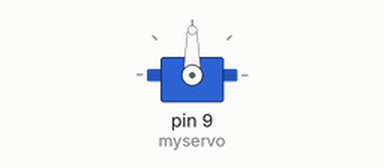
This sketch was run on a simulated Arduino Uno, built with avr-gcc and run on an emulated ATmega328P. On the bench: servo.

Above: at 0.05 s.
At 4.0 s:
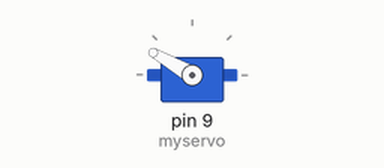
At 8.0 s:
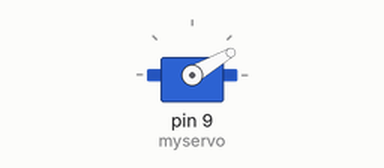
Timing chart, 0 to 11.7 s (numbered marks = the images above):
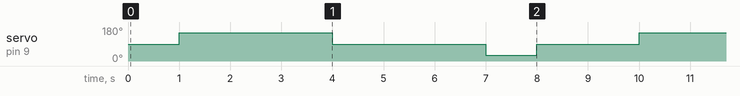

Measured:
- by itself, servo on pin 9 (myservo): repeats every 9.0 s: 90° 3.0 s, 30° 1.0 s, 90° 2.0 s, 150° 3.0 s

The sketch:

servo.ino
```cpp
#include <Servo.h>   // Подключаем библиотеку для сервоприводом
// Создаем объект для сервопривода

Servo myservo;

 void setup() {
   // Выбираем пин к которому подключен сервопривод
   myservo.attach(9); // или 10, если воткнули в крайний разъём
   // Поворачиваем сервопривод в положение 0 градусов при каждом включении
   myservo.write(10);
   // Пауза 5 секунд
}

void loop() {


myservo.write(90); // Поворот сервы на угол 90 градусов
delay(1000);

myservo.write(150); // Поворот сервы на угол 180 градусов

delay(3000);

// Движение назад в течении 5 секунд с поворотом сервы на угол 90 градусов

myservo.write(90); // Поворот сервы на угол 90 градусов

delay(3000);

//Поворот влево в течении 2 секунд с поворотом сервы на угол 0 градусов


myservo.write(30); // Поворот сервы на угол 0 градусов
delay(1000);

// Остановка двигателей на 3 секунды с поворотом сервы на угол 90 градусов

myservo.write(90); // Поворот сервы на угол 90 градусов
delay(1000);
}
```
